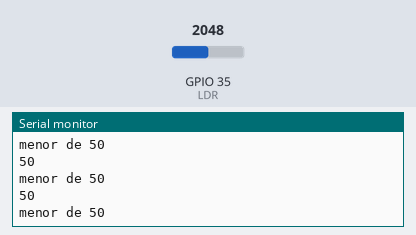
The sketch below on a simulated ESP32. Shown: the last lines printed to the serial monitor. The test bench sets the inputs (shaded band); at power-on: GPIO 35 (LDR) = 2048.

Above: at 1.2 s.
1.3 s: GPIO 35 (LDR) set to 2126
At 1.31 s:
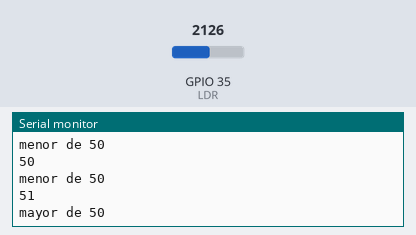
2.9 s: GPIO 35 (LDR) set to 2047
At 2.91 s:
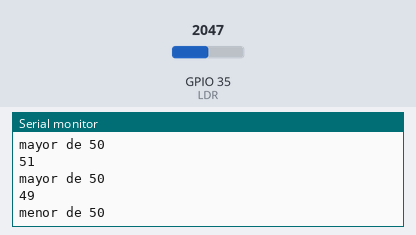
Timing chart, 0 to 5.9 s (numbered marks = the images above; inputs shaded):
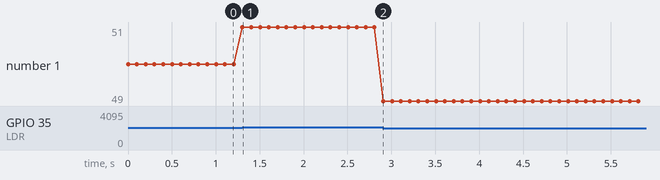

The sketch:

LDR.ino
```cpp
//G1, Laist, Negrotto, Gil, Godino

int LDR = 35;

void setup() {
  Serial.begin(9600);
}

void loop() {
  int lectura = analogRead(LDR);
  int porcentaje = map(lectura, 0, 4095, 0, 100); //4095 si es esp, 1023 si es arduino

  Serial.println(porcentaje);

  if (porcentaje <= 50) {
    Serial.println("menor de 50");
  } else {
    Serial.println("mayor de 50");
  }

  delay(100);
}
```

Measured:
- the behaviour switches between 2088 and 2089 on GPIO 35 (LDR) (found by bisection; images 0 and 1)
- after the input at 1.3 s, the serial monitor: prints a new line at once (image 1)
- after the input at 2.9 s, the serial monitor: prints a new line at once (image 2)
- plotted number 1: 50 → 51 after the input at 1.3 s, 51 → 49 after the input at 2.9 s
